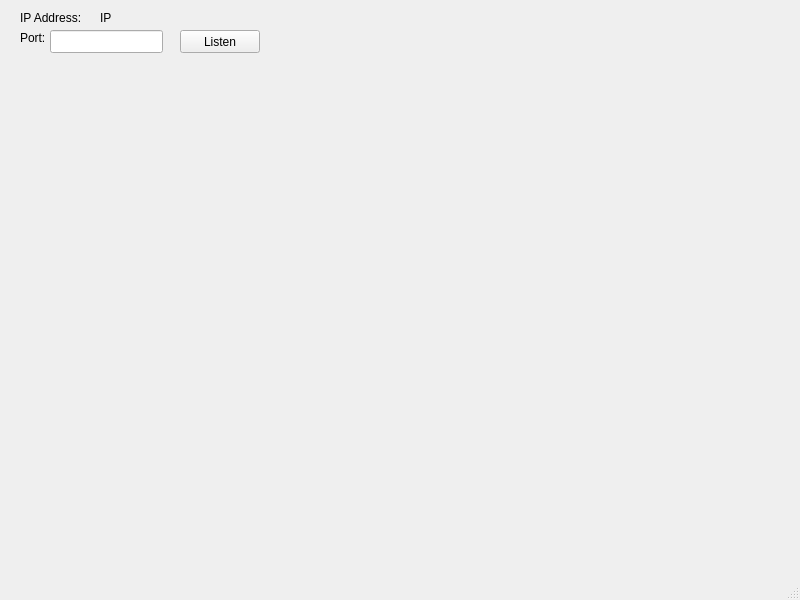
<?xml version="1.0" encoding="UTF-8"?>
<ui version="4.0">
 <class>MainWindow</class>
 <widget class="QMainWindow" name="MainWindow">
  <property name="geometry">
   <rect>
    <x>0</x>
    <y>0</y>
    <width>800</width>
    <height>600</height>
   </rect>
  </property>
  <property name="windowTitle">
   <string>MainWindow</string>
  </property>
  <widget class="QWidget" name="centralwidget">
   <widget class="QLabel" name="label">
    <property name="geometry">
     <rect>
      <x>20</x>
      <y>10</y>
      <width>71</width>
      <height>16</height>
     </rect>
    </property>
    <property name="text">
     <string>IP Address:</string>
    </property>
   </widget>
   <widget class="QLabel" name="label_2">
    <property name="geometry">
     <rect>
      <x>100</x>
      <y>10</y>
      <width>57</width>
      <height>15</height>
     </rect>
    </property>
    <property name="text">
     <string>IP</string>
    </property>
   </widget>
   <widget class="QLabel" name="label_3">
    <property name="geometry">
     <rect>
      <x>20</x>
      <y>30</y>
      <width>57</width>
      <height>15</height>
     </rect>
    </property>
    <property name="text">
     <string>Port:</string>
    </property>
   </widget>
   <widget class="QLineEdit" name="portEdit">
    <property name="geometry">
     <rect>
      <x>50</x>
      <y>30</y>
      <width>113</width>
      <height>23</height>
     </rect>
    </property>
   </widget>
   <widget class="QPushButton" name="listenButton">
    <property name="geometry">
     <rect>
      <x>180</x>
      <y>30</y>
      <width>80</width>
      <height>23</height>
     </rect>
    </property>
    <property name="text">
     <string>Listen</string>
    </property>
   </widget>
  </widget>
  <widget class="QMenuBar" name="menubar">
   <property name="geometry">
    <rect>
     <x>0</x>
     <y>0</y>
     <width>800</width>
     <height>20</height>
    </rect>
   </property>
  </widget>
  <widget class="QStatusBar" name="statusbar"/>
 </widget>
 <resources/>
 <connections/>
</ui>
